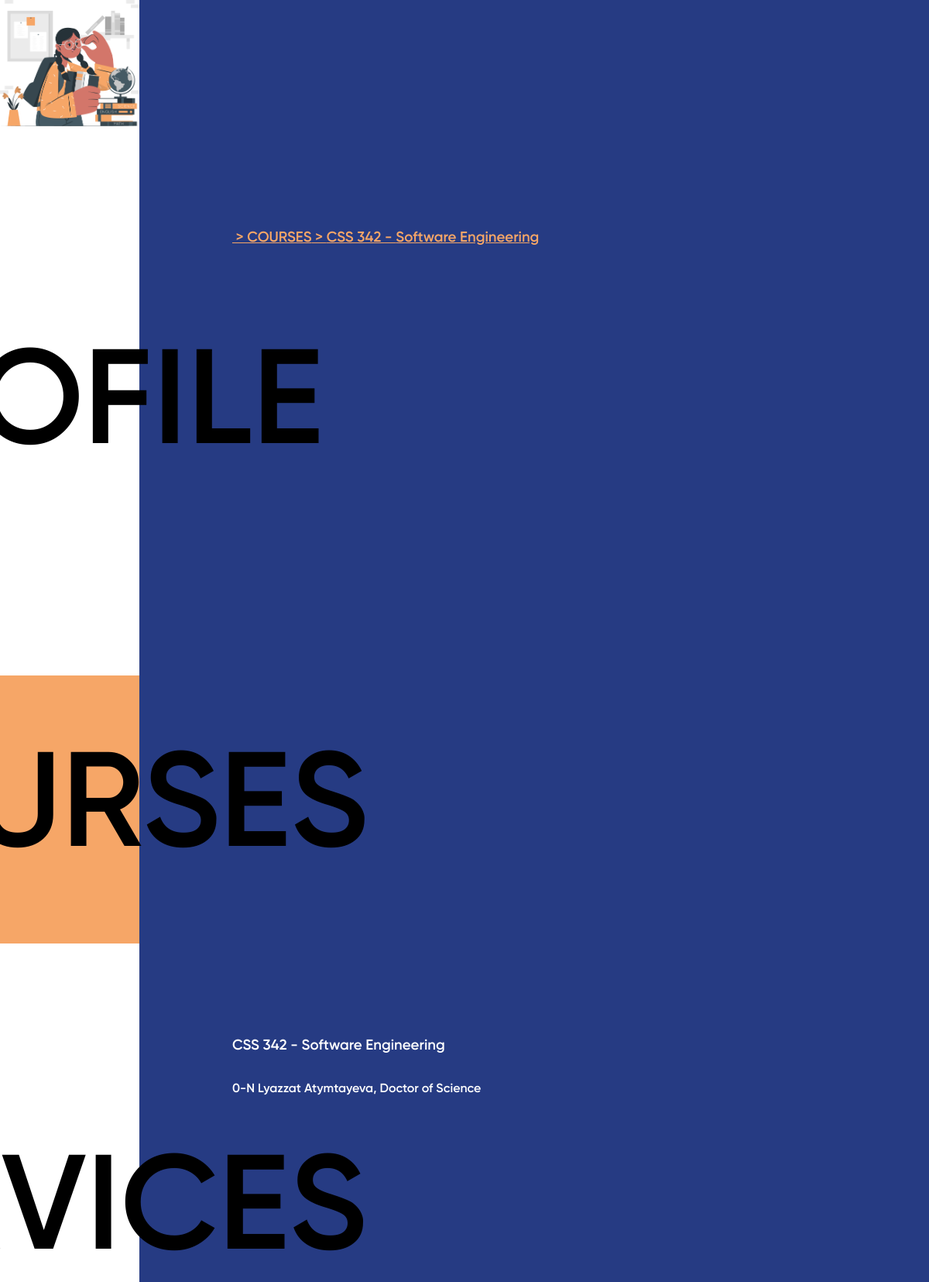
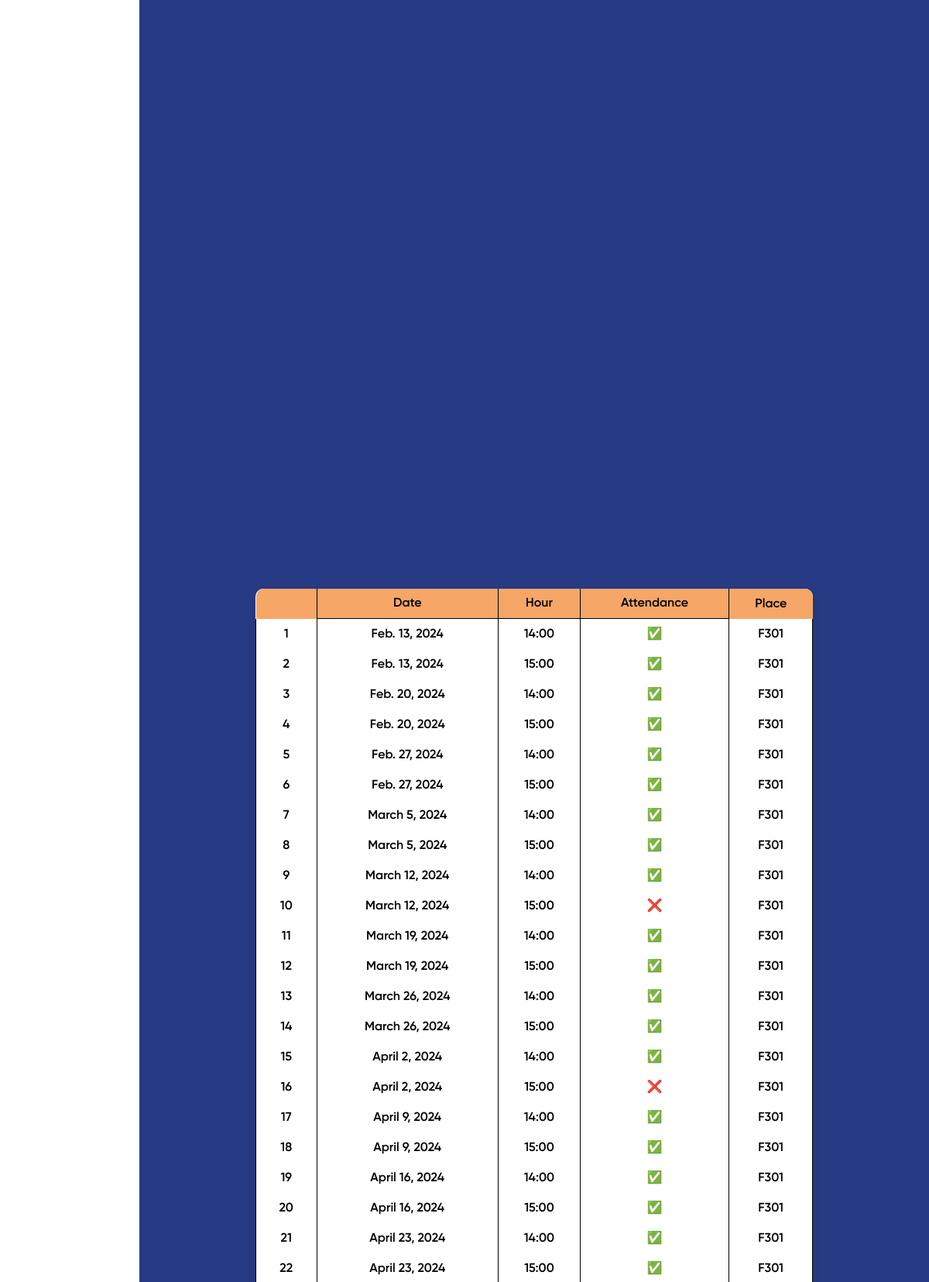
/student_courses_specific_one/CSS 342/ (signed in, upper part), run on the app's committed database (2 pictures, top to bottom).
### attendance/models.py (models this page shows, shortened)
class course(models.Model):
    course_code = models.CharField(max_length=7,unique=True,blank=False)
    credits = models.CharField(max_length=5,blank=False)
    hours = models.IntegerField(blank=False,default=45)
    course_name = models.CharField(max_length=60,blank=False)
    ECTS = models.IntegerField(blank=False,default=5)

class attendance(models.Model):
    student_id = models.CharField(max_length=9, blank=False)
    specific_course_id = models.IntegerField(blank=False,default=0)
    status=models.IntegerField(blank=False,default=0) # 0 - is P and 1 - is attendant 2 - is absent
    weak_count = models.IntegerField(blank=False,default=0)
    att_id = models.IntegerField(blank=False,unique=True,default=0)
    date = models.DateField(blank=False, null=False)

class specific_course(models.Model):
    course_code = models.CharField(max_length=7,blank=False)
    is_lecture=models.BooleanField(default=True,blank=False)
    specific_course_id = models.IntegerField(blank=False,default=0,unique=True)
    group = models.IntegerField(blank=False,default=0)
    course_part = models.IntegerField(blank=False,default=0)
    course_start_time = models.TimeField()
    course_start_day = models.IntegerField(blank=False,default=0) # monday is 1 , sunday is 7 etc
    registration_deadline = models.DateTimeField(default=timezone.now(), blank=False)

### account/models.py (models this page shows, shortened)
class CustomUser(AbstractBaseUser, PermissionsMixin):
    email = models.EmailField(max_length=255, blank=False, unique=True)
    id = models.CharField(max_length=9, unique=True, blank=False, primary_key=True)
    first_name = models.CharField(max_length=30)
    last_name = models.CharField(max_length=30)
    objects = CustomUserManager()
    USERNAME_FIELD = 'id'
    REQUIRED_FIELDS = ['first_name', 'last_name']

class Teacher(CustomUser):
    status = models.CharField(max_length=255, blank=False)

### dashboard/views.py (the view)
# urls.py: path('student_courses_specific_one/<str:course_code>/', views.student_courses_specific_one, name='student_courses_specific_one'),
@login_required
def student_courses_specific_one(request,  course_code=None):
    current_date_time = timezone.localtime(timezone.now(), timezone=timezone.get_fixed_timezone(300))
    current_date = current_date_time.date()
    specific_course_ids_of_a_student = students_courses.objects.filter(student_id=request.user.student.id).values_list('specific_course_id', flat=True)
    course_obj = course.objects.filter(course_code=course_code).first()
    course_item = {}
    course_item['course_code']=course_obj.course_code
    course_item['course_name']=course_obj.course_name
    course_code_matched_ids_l = []
    course_code_matched_ids_p = []
    practice_groupe = None
    lecture_groupe = None
    for specific_course_id in specific_course_ids_of_a_student:
        course_of_student = specific_course.objects.filter(specific_course_id=specific_course_id).first()
        if course_of_student.course_code==course_code:
            if course_of_student.is_lecture==False:
                course_code_matched_ids_p.append(specific_course_id)
                practice_groupe=course_of_student.group
            else :
                course_code_matched_ids_l.append(specific_course_id)
                lecture_groupe=course_of_student.group
    course_item['groupe']={'practice':practice_groupe,'lecture':lecture_groupe}
    lecturer_id =teachers_courses.objects.filter(specific_course_id=course_code_matched_ids_l[0]).first().teacher_id
    lecturer = Teacher.objects.filter(id=lecturer_id).first()
    course_item['lecturer']=lecturer.first_name+" "+lecturer.last_name
    course_item['lecturer_status']=lecturer.status
    calculated_time = (specific_course.objects.filter(specific_course_id=course_code_matched_ids_l[0]).first().registration_deadline- timezone.now()).total_seconds()
    if calculated_time<0 :
        calculated_time = 0
    course_item['lecture_attendance_time']=calculated_time
    lecture_attendances = []
    attendances = attendance.objects.filter(student_id=request.user.student.id,specific_course_id__in=course_code_matched_ids_l)
    for att in attendances:
        if att.date<=current_date:
            start_time= specific_course.objects.filter(specific_course_id=att.specific_course_id).first().course_start_time
            lecture_attendances.append({
                "week":att.date,
                "status":att.status,
                "start_time":start_time
            })
    lecture_attendances = sorted(lecture_attendances, key=lambda att: att['week'])
    if len(course_code_matched_ids_p)==0:
        return render(request, 'dashboard/course_specific_student.html', {'course': course_item,'lecture_attendances':lecture_attendances,'status1':"",'status2':"active",'status3':""})
    else :
        practice_attendances = []
        attendances = attendance.objects.filter(student_id=request.user.student.id,specific_course_id__in=course_code_matched_ids_p)
        practice_teacher_id =teachers_courses.objects.filter(specific_course_id=course_code_matched_ids_l[0]).first().teacher_id
        practice_teacher = Teacher.objects.filter(id=practice_teacher_id).first()
        course_item['practice_teacher']=practice_teacher.first_name+" "+practice_teacher.last_name
        course_item['practice_teacher_status']=practice_teacher.status
        calculated_time = (specific_course.objects.filter(specific_course_id=course_code_matched_ids_p[0]).first().registration_deadline- timezone.now()).total_seconds()
        if calculated_time<0 :
            calculated_time = 0
        course_item['practice_attendance_time']=calculated_time
        for att in attendances:
            if att.date<=current_date:
                start_time= specific_course.objects.filter(specific_course_id=att.specific_course_id).first().course_start_time
                practice_attendances.append({
                    "week":att.date,
                    "status":att.status,
                    "start_time":start_time
                })
        practice_attendances = sorted(practice_attendances, key=lambda att: att['week'])
        return render(request, 'dashboard/course_specific_student.html', {'course': course_item,'lecture_attendances':lecture_attendances,'practice_attendances':practice_attendances,'status1':"",'status2':"active",'status3':""})

### dashboard/templates/dashboard/course_specific_student.html (shortened to what this page needs)
{% extends "dashboard/student_base.html" %}
{% block content %}
<div class="specific_course">
    <div class="hirarchi">
        <h3 onclick="window.location.href='{% url 'dashboard:student_courses'%}'" >&nbsp;> COURSES</h3><h3 onclick="window.location.href='{% url 'dashboard:student_courses_specific_one' course_code=course.course_code %}'" >&nbsp;> {{ course.course_code}} - {{ course.course_name }}</h3>
    </div>
    <div class="lecture">
        <div class="teacher_info">
            <h3>{{ course.course_code}} - {{ course.course_name }}</h3>
            <p>{{course.groupe.lecture}}-N {{course.lecturer}}, {{course.lecturer_status}}</p>
        </div>
        <table class="attendance_table" >
            <thead>
                <tr>
                    <th></th>
                    <th>Date</th>
                    <th>Hour</th>
                    <th>Attendance</th>
                    <th>Place</th>
                </tr>
            </thead>
            <tbody>
                {% for attendance in lecture_attendances %}
                <tr>
                   <td>{{ forloop.counter }}</td>
                   <td>{{ attendance.week }}</td>
                   <td>{{ attendance.start_time|time:"H:i"  }}</td>
                   <td>{% if attendance.status == 1 %}✅{% elif attendance.status == 2 %}❌{% elif attendance.status == 3 %}M{% else %}P{% endif %}</td>
                   <td>F301</td>
                </tr>
                {% endfor %}
            </tbody>
        </table>
    </div>
</div>
{% endblock content %}

### static/css/student_base.css (style rules this page uses)
body,html { font-family: gilroy-600; background-color: #263B83; height: 100vh; width: 100vw; margin: 0; padding: 0; cursor: pointer; display: flex; flex-direction: row; }
.attendance_table { border-radius: 10px; background-color: #ffffff; box-shadow: 0 4px 10px rgba(0, 0, 0, 0.1); width: 100%; margin: 0 auto; border-collapse: collapse; text-align: center; color: #F6A667; flex-grow: 1; }
.attendance_table th, .attendance_table td { padding: 9px; border-left: 1px solid black; border-right: 1px solid black; }
.attendance_table th { background:#F6A667; color: #000000; border-bottom: 1px solid black; }
.attendance_table td { color:black; }
th:first-child { border-top-left-radius: 10px; width: 5vw; border: none; }
th:last-child { border-top-right-radius: 10px; border: none; }
.specific_course { height: 100vh; width: 85vw; display: flex; flex-direction: column; overflow-y: scroll; color: #ffffff; }
.hirarchi { margin-top: 4vh; display:flex; flex-direction:row; height: 30vh; margin-left: 10vw; text-decoration: underline; color:#F6A667; }
.lecture { width: 85vw; }
.teacher_info { height: 30vh; margin-left: 10vw; width: 75vw; display: flex; justify-content: center; flex-direction: column; color: #ffffff; font-family: gilroy-600; }
.attendance_table { background-color: #ffffff; width: 60vw; }

### data on the page
course: course_code "CSS 342", course_name "Software Engineering"
Teacher: lecturer_status "Doctor of Science"
attendance: week "Feb. 13, 2024"
specific_course: start_time "14:00" "14:00" "14:00" "14:00" "14:00" "14:00" "14:00" "14:00" "14:00" "14:00" "14:00"
attendance: week "Feb. 13, 2024"
specific_course: start_time "15:00" "15:00" "15:00" "15:00" "15:00" "15:00" "15:00" "15:00" "15:00" "15:00" "15:00"
attendance: week "Feb. 20, 2024"
attendance: week "Feb. 20, 2024"
attendance: week "Feb. 27, 2024"
attendance: week "Feb. 27, 2024"
attendance: week "March 5, 2024"
attendance: week "March 5, 2024"
attendance: week "March 12, 2024"
attendance: week "March 12, 2024"
attendance: week "March 19, 2024"
attendance: week "March 19, 2024"
attendance: week "March 26, 2024"
attendance: week "March 26, 2024"
attendance: week "April 2, 2024"
attendance: week "April 2, 2024"
attendance: week "April 9, 2024"
attendance: week "April 9, 2024"
attendance: week "April 16, 2024"
attendance: week "April 16, 2024"
attendance: week "April 23, 2024"
attendance: week "April 23, 2024"

### other printed values
{{ course.groupe.lecture }} "0"
{{ course.lecturer }} "Lyazzat Atymtayeva"
